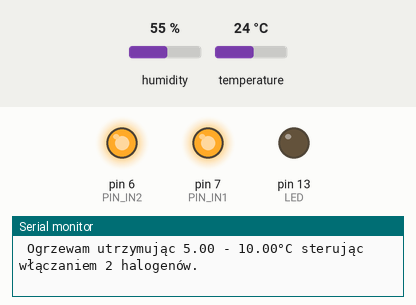
A sketch run on a simulated Arduino Uno, built with avr-gcc and run on an emulated ATmega328P. Shown: output pins drawn as LEDs (lit = HIGH), the last lines printed to the serial monitor. Dashed ring = blinking. The test bench sets the inputs (shaded band); at power-on: humidity 55 %, temperature 24 °C.

Above: at 0.1 s.
At 2.5 s:
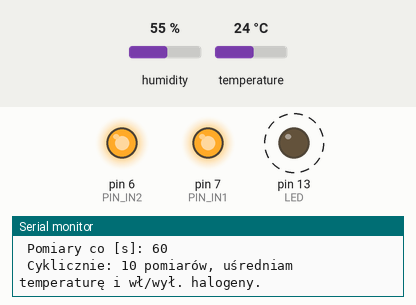
Timing chart, 0 to 40.0 s (numbered marks = the images above):
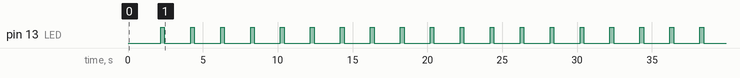

Measured:
- by itself, pin 13 (LED): alternates HIGH for 0.25 s and LOW for 1.8 s

The sketch:

basen_ogrzewanie.ino
```cpp
#include <dht11.h>  // biblioteka czujnika wilgotności i temperatury

const int PIN_IN1 = 7;
const int PIN_IN2 = 6;
const int PIN_DHT11 = 5;
const int LED = 13;

dht11 DHT11;
int status_czujnika = 5;
float minTemp = 5.00; // <- (tu zmień) temperatura przy której załączy halogeny do ogrzewania
float maxTemp = 10.00; // <- (tu zmień) temperatura przy której wyłączy ogrzewanie halogenami
int i = 0;
float sredniaTemp = 0;
unsigned long czas_do_pomiaru = 60; // <- (tu zmień)odstęp między pomiarami w [s]
boolean halogen_on = false;
unsigned int t0, t1,tLED;


void setup() {
  // put your setup code here, to run once:

  // ustawiam piny IN1,IN2 do sterowania przekaźnikami
  pinMode(PIN_IN1 , OUTPUT);
  digitalWrite(PIN_IN1 , HIGH);
  pinMode(PIN_IN2 , OUTPUT);
  pinMode(LED, OUTPUT);
  digitalWrite(PIN_IN2 , HIGH);
  digitalWrite(LED, LOW); // nie świeci

  Serial.begin(9600);
  Serial.println("Dzień dobry :-), tu prezent dla Siorki i Waldka pod choinkę 2017");
  Serial.print(" Ogrzewam utrzymując ");
  Serial.print(minTemp);
  Serial.print(" - ");
  Serial.print(maxTemp);
  Serial.println("°C sterując włączaniem 2 halogenów. ");
  Serial.print(" Pomiary co [s]: ");
  Serial.println( czas_do_pomiaru );
  Serial.println(" Cyklicznie: 10 pomiarów, uśredniam temperaturę i wł/wył. halogeny.");
  t0 = millis();
  tLED = millis();
}

void loop() {
  // put your main code here, to run repeatedly:

t1 = millis();

if ( ( t1 - tLED ) > 2000 )
  {
    tLED = millis();

    if ( digitalRead( LED ) == LOW )
      {
        digitalWrite( LED , HIGH );
        delay(250);
        digitalWrite( LED , LOW );
      }
      else digitalWrite( LED , LOW );

  }

if ( ( t1 - t0 ) > ( czas_do_pomiaru * 1000 ) )
  {
  t0 = millis();
  status_czujnika = DHT11.read( PIN_DHT11 );

  switch ( status_czujnika )
  {
    case DHTLIB_OK:
      Serial.print("Pomiar nr ");
      Serial.print(i + 1);
      Serial.print(" -> temperatura:  ");
      Serial.print(DHT11.temperature);
      Serial.print("°C,");
      Serial.print(" wilgotność:  ");
      Serial.print(DHT11.humidity);
      Serial.println("%");
      sredniaTemp += DHT11.temperature;
      digitalWrite(LED,HIGH);
      delay(2000);  // zapal LED na sekundy po odczycie
      digitalWrite(LED,LOW);
      i++;
      break;
    case DHTLIB_ERROR_CHECKSUM:
      Serial.println("Błąd odczytu danych z czujnika");
      break;
    case DHTLIB_ERROR_TIMEOUT:
      Serial.println("Przekroczony limit czasu lub błąd");
      break;
    default:
      Serial.println("Nieznany błąd");
      break;
  }

if ( i > 9 ) // sprawdź czy 10ty pomiar
{
  sredniaTemp = sredniaTemp / i;
  Serial.print("Średnia temperatura: ");
  Serial.print(sredniaTemp);
  Serial.println("°C");

  if ( sredniaTemp <= minTemp )
  {
    digitalWrite(PIN_IN1, LOW);
    digitalWrite(PIN_IN2, LOW);
    Serial.println(" Regulacja: halogeny są włączone ");
  }
  else if ( sredniaTemp >= maxTemp)
  {
    digitalWrite(PIN_IN1, HIGH);
    digitalWrite(PIN_IN2, HIGH);
    Serial.println(" Regulacja: halogeny są wyłączone ");
  }
   i = 0;
   sredniaTemp = 0;
}

//  delay( czas_do_pomiaru * 1000 );
  }
}
```
